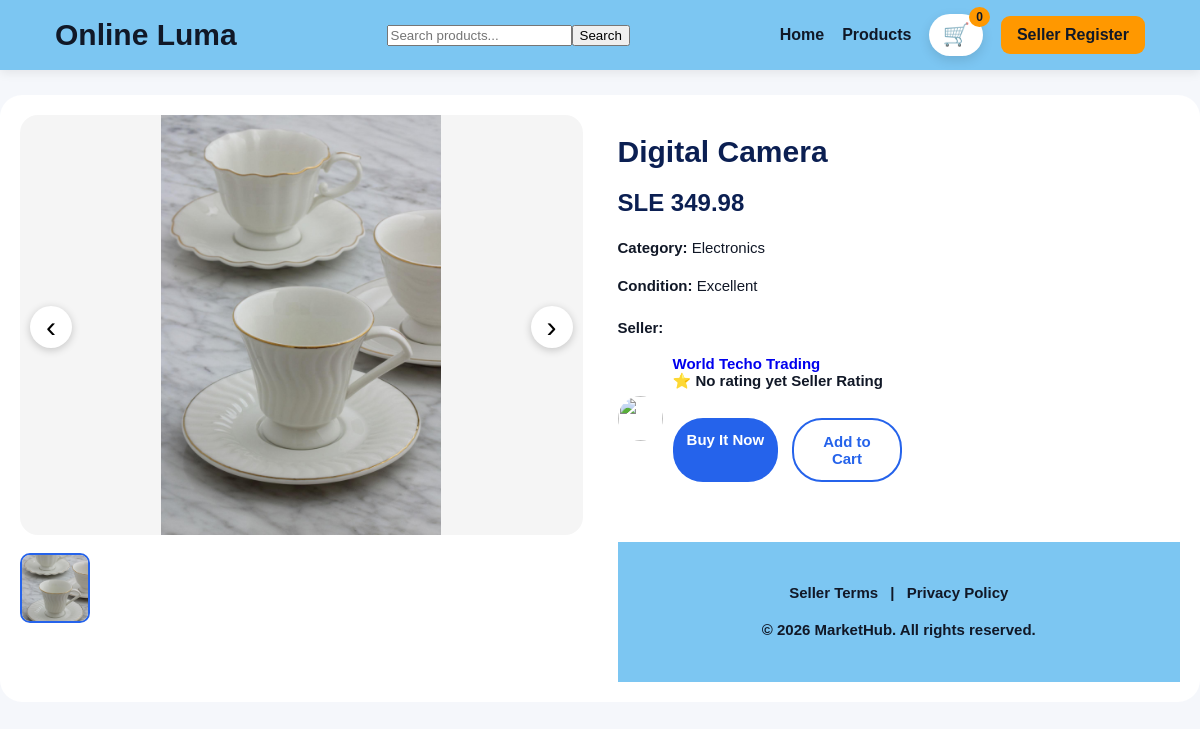
The app's page /product/11/ with its own data.
### website/models.py (models this page shows, shortened)
class Product(models.Model):
    CONDITION_CHOICES = [
        ("Excellent", "Excellent"),
        ("Good", "Good"),
        ("Fair/Damaged", "Fair/Damaged"),
    ]
    seller = models.ForeignKey(User, on_delete=models.SET_NULL, null=True, blank=True)
    name = models.CharField(max_length=200)
    category = models.CharField(max_length=100, blank=True, null=True)
    amount = models.DecimalField(max_digits=10, decimal_places=2, default=0)
    description = models.TextField(blank=True, null=True)
    condition = models.CharField(max_length=20, choices=CONDITION_CHOICES, default="Good")
    image = models.ImageField(upload_to="products/", blank=True, null=True)

class SellerProfile(models.Model):
    SELLER_TYPE_CHOICES = [
        ("personal", "Personal Seller"),
        ("business", "Business Seller"),
    ]
    user = models.OneToOneField(User, on_delete=models.CASCADE)
    seller_type = models.CharField(max_length=20, choices=SELLER_TYPE_CHOICES, default="personal")
    business_name = models.CharField(max_length=200, blank=True, null=True)
    phone = models.CharField(max_length=30)
    orange_number = models.CharField(max_length=30, blank=True, null=True)
    afri_number = models.CharField(max_length=30, blank=True, null=True)
    business_address = models.CharField(max_length=255, blank=True, null=True)
    business_logo = models.ImageField(upload_to="seller_logos/", blank=True, null=True)

### website/views.py (the view)
# urls.py: path("product/<int:product_id>/", views.product_detail, name="product_detail"),
def product_detail(request, product_id):
    product = get_object_or_404(Product, id=product_id)
    average_rating = ProductReview.objects.filter(
        product__seller=product.seller
    ).aggregate(Avg("rating"))["rating__avg"]
    if average_rating:
        average_rating = round(average_rating, 1)
    return render(request, "product_detail.html", {
        "product": product,
        "average_rating": average_rating,
    })

### website/templates/product_detail.html (shortened to what this page needs)
{% extends 'base.html' %}
{% load static %}
{% block content %}
<div class="product-detail">
    <div class="product-layout">
        <div class="image-section">
            <div class="product-image-area">
                <button type="button" class="image-arrow left-arrow" onclick="changeImage(-1)">
                    ‹
                </button>
                {% if product.image %}
                    <img
                        id="mainProductImage"
                        src="{{ product.image.url }}"
                        alt="{{ product.name }}"
                        class="main-product-image"
                    >
                {% else %}
                    <div class="no-image-box">No Image</div>
                {% endif %}
                <button type="button" class="image-arrow right-arrow" onclick="changeImage(1)">
                    ›
                </button>
            </div>
            <div class="product-gallery">
                {% if product.image %}
                    <img
                        src="{{ product.image.url }}"
                        class="thumb active-thumb"
                        onclick="setImage(0)"
                    >
                {% endif %}
            </div>
        </div>
        <div class="details-section">
            <h1>{{ product.name }}</h1>
            <h2>SLE {{ product.amount }}</h2>
            <p><strong>Category:</strong> {{ product.category }}</p>
            <p><strong>Condition:</strong> {{ product.condition }}</p>
            <div class="seller-box">
                <p><strong>Seller:</strong></p>
                <div class="seller-info">
                    {% if product.seller.sellerprofile.logo %}
                        <img src="{{ product.seller.sellerprofile.logo.url }}" class="seller-logo">
                    {% else %}
                        <img src="{% static 'images/default.png' %}" class="seller-logo">
                    {% endif %}
                    <span>
        <a href="{% url 'seller_store' product.seller.id %}" class="seller-link">
             {% if product.seller.sellerprofile.business_name %}
                {{ product.seller.sellerprofile.business_name }}
            {% else %}
               {{ product.seller.username }}
           {% endif %}
       </a>
       <div class="seller-rating">
    ⭐ {{ average_rating|default:"No rating yet" }} Seller Rating
<div class="button-row">
                <a href="{% url 'checkout' %}" class="buy-now-btn">
                    Buy It Now
                </a>
                <a href="{% url 'add_to_cart' product.id %}" class="cart-btn">
                    Add to Cart
                </a>
            </div>
        </div>
    </div>
</div>
{% endblock %}

### website/templates/base.html (style rules this page uses)
* { box-sizing: border-box; }
body { margin: 0; font-family: Arial, Helvetica, sans-serif; background: #f5f7fb; color: #111827; }
a { text-decoration: none; }

### website/templates/product_detail.html (style rules this page uses)
.product-detail { max-width: 1250px; margin: 25px auto; padding: 20px; background: white; border-radius: 22px; }
.product-layout { display: grid; grid-template-columns: 1fr 1fr; gap: 35px; align-items: start; }
.main-product-image { width: 100%; max-height: 420px; object-fit: contain; border-radius: 18px; background: #f5f5f5; }
.product-image-area { position: relative; }
.image-arrow { position: absolute; top: 50%; transform: translateY(-50%); width: 42px; height: 42px; border: none; border-radius: 50%; background: white; font-size: 30px; cursor: pointer; z-index: 10; box-shadow: 0 2px 8px rgba(0,0,0,0.2); }
.left-arrow { left: 10px; }
.right-arrow { right: 10px; }
.product-gallery { display: flex; gap: 10px; margin-top: 14px; flex-wrap: wrap; }
.thumb { width: 70px; height: 70px; object-fit: cover; border-radius: 10px; cursor: pointer; border: 2px solid transparent; }
.active-thumb { border: 2px solid #2563eb; }
.details-section h1 { font-size: 30px !important; color: #0b1f52; margin-bottom: 12px; font-weight: 800; }
.details-section h2 { font-size: 24px !important; color: #0b1f52; margin-bottom: 20px; font-weight: 700; }
.details-section p, .details-section strong, .details-section label, .details-section select, .description { font-size: 15px !important; line-height: 1.5; }
.seller-box { margin-top: 20px; }
.seller-info { display: flex; align-items: center; gap: 10px; }
.seller-logo { width: 45px; height: 45px; border-radius: 50%; object-fit: cover; }
.seller-info span { font-size: 15px; font-weight: 700; }
.button-row { margin-top: 28px; display: flex; gap: 14px; }
.buy-now-btn, .cart-btn { flex: 1; padding: 13px; text-align: center; border-radius: 30px; text-decoration: none; font-size: 15px !important; font-weight: 700; }
.buy-now-btn { background: #2563eb; color: white; }
.cart-btn { background: white; color: #2563eb; border: 2px solid #2563eb; }

### records on screen
Product: image (picture), name "Digital Camera", amount "349.98", category "Electronics", condition "Excellent", seller.sellerprofile.business_name "World Techo Trading"

### other values on screen
{{ request.session.cart|length|default:0 }} "0"
{{ average_rating|default:"No rating yet" }} "No rating yet"
